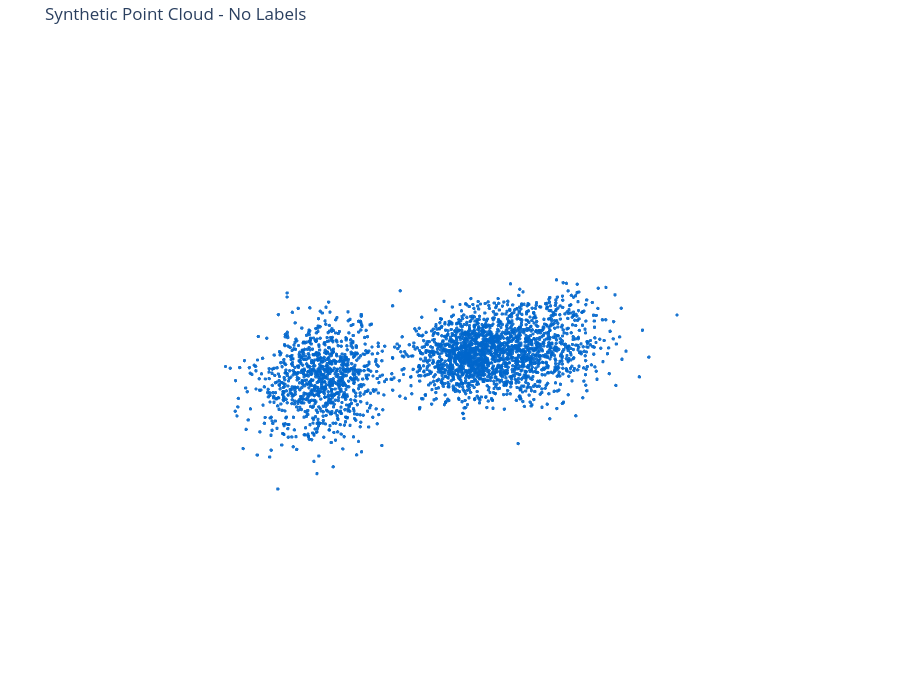

Source (notebook cell):
### Markdown cell above
## 3. Basic point cloud (single default color)

Use this when you only want to inspect the geometry of the point cloud,
without caring yet about RGB colors, labels, or model scores.

### Code cell
fig_plain = plot_point_cloud(points, title='Synthetic Point Cloud - No Labels')
fig_plain.show()

### Figure 1 — Plotly figure (JSON) as saved in the notebook; plotly's stock layout.template omitted (floating-point values rounded to 4 significant figures; data arrays with more than 128 entries replaced by an {"elided": "..."} marker saying what was removed)
{"data": [{"hovertemplate": "x=%{x:.3f}<br>y=%{y:.3f}<br>z=%{z:.3f}<extra></extra>", "marker": {"color": "rgb(0, 102, 204)", "opacity": 0.9, "size": 2}, "mode": "markers", "name": "points", "type": "scatter3d", "x": {"elided": "3000 float values"}, "y": {"elided": "3000 float values"}, "z": {"elided": "3000 float values"}}], "layout": {"height": 700, "legend": {"font": {"size": 16}, "itemsizing": "constant", "itemwidth": 50}, "margin": {"b": 0, "l": 0, "r": 0, "t": 40}, "scene": {"aspectmode": "data", "bgcolor": "white", "xaxis": {"visible": false}, "yaxis": {"visible": false}, "zaxis": {"visible": false}}, "showlegend": false, "title": {"text": "Synthetic Point Cloud - No Labels"}, "width": 900}}
